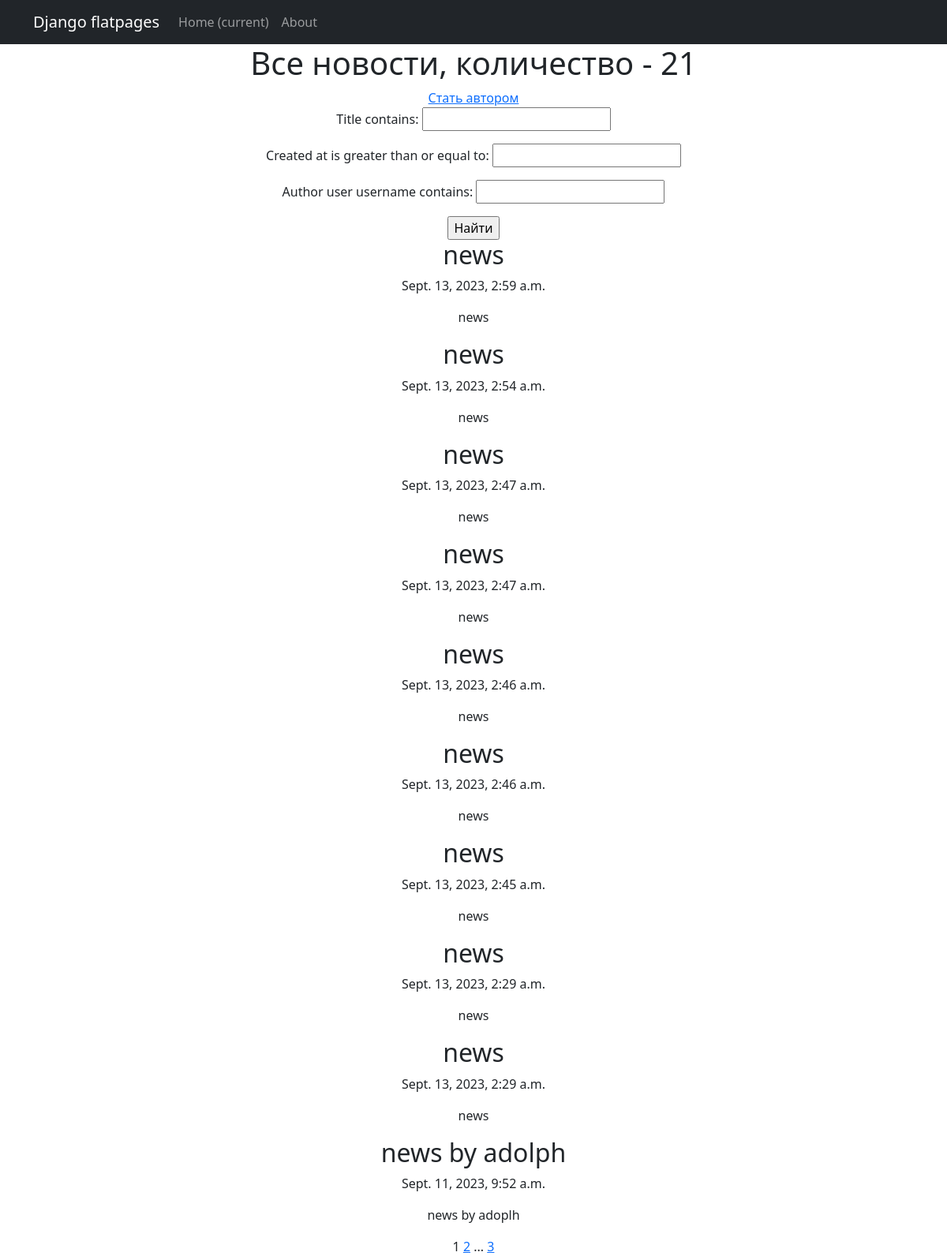
Page /news/ on the committed database.
### news/models.py (models this page shows, shortened)
class Post(models.Model):
    author = models.ForeignKey(Author, on_delete=models.CASCADE)
    post_type = models.CharField(max_length=50, choices=[('article', 'Article'), ('news', 'News')])
    created_at = models.DateTimeField(auto_now_add=True)
    categories = models.ManyToManyField(Category, through='PostCategory')
    title = models.CharField(max_length=255)
    text = models.TextField()
    rating = models.FloatField(default=0.0)

### news/views.py (the view)
# urls.py: path('news/', NewsList.as_view()),
class NewsList(ListView):
    model = Post
    template_name = 'news.html'
    context_object_name = 'news'
    paginate_by = 10
    def get_queryset(self):
        queryset = Post.objects.filter(post_type='news').order_by('-created_at')
        self.filterset = PostFilter(self.request.GET, queryset)
        return self.filterset.qs
    def get_context_data(self, **kwargs):
        context = super().get_context_data(**kwargs)
        context['filterset'] = self.filterset
        context['news_count'] = self.get_queryset().count()
        return context

### news/templatetags/custom_tags.py (called while the page is built)
@register.simple_tag(takes_context=True)
def url_replace(context, **kwargs):
   d = context['request'].GET.copy()
   for k, v in kwargs.items():
       d[k] = v
   return d.urlencode()

### news/templatetags/my_filters.py (called while the page is built)
@register.filter
def censor(value):
    unwanted_words = ["сиськижопа", "жопа", 'сиськи']
    words = value.split()
    censored_words = [word if word.lower() not in unwanted_words else '*' * len(word) for word in words]
    censored_text = ' '.join(censored_words)
    return censored_text

### templates/news.html (shortened to what this page needs)
{% extends 'flatpages/default.html' %}
{% load my_filters %}
{% load custom_tags %}
{% block content %}
<h1>Все новости, количество - {{news_count}}</h1>
<a href="{% url 'become_author' %}">Стать автором</a>
{% if news %}
   <form action="" method="get">
       {{ filterset.form.as_p }}
       <input type="submit" value="Найти" />
   </form>
{% for n in news %}
<h2>{{ n.title|censor }}</h2>
<p>{{ n.created_at}}</p>
<p>{{ n.text|truncatewords:20|censor }}</p>
{% endfor %}
{% else %}
<h2>Новостей нет!</h2>
{% endif %}
   {{ page_obj.number }}
   {% if page_obj.has_next %}
       <a href="?{% url_replace page=page_obj.next_page_number %}">{{ page_obj.next_page_number }}</a>
       {% if paginator.num_pages != page_obj.next_page_number %}
           ...
           <a href="?{% url_replace page=page_obj.paginator.num_pages %}">{{ page_obj.paginator.num_pages }}</a>
       {% endif %}
   {% endif %}
{% endblock %}

### rows in the picture
Post: title|censor "news", created_at "Sept. 13, 2023, 2:59 a.m.", text|censor "news"
Post: title|censor "news", created_at "Sept. 13, 2023, 2:54 a.m.", text|censor "news"
Post: title|censor "news", created_at "Sept. 13, 2023, 2:47 a.m.", text|censor "news"
Post: title|censor "news", created_at "Sept. 13, 2023, 2:47 a.m.", text|censor "news"
Post: title|censor "news", created_at "Sept. 13, 2023, 2:46 a.m.", text|censor "news"
Post: title|censor "news", created_at "Sept. 13, 2023, 2:46 a.m.", text|censor "news"
Post: title|censor "news", created_at "Sept. 13, 2023, 2:45 a.m.", text|censor "news"
Post: title|censor "news", created_at "Sept. 13, 2023, 2:29 a.m.", text|censor "news"
Post: title|censor "news", created_at "Sept. 13, 2023, 2:29 a.m.", text|censor "news"
Post: title|censor "news by adolph", created_at "Sept. 11, 2023, 9:52 a.m.", text|censor "news by adoplh"

### other values in the picture
{{ news_count }} "21"
{{ page_obj.number }} "1"
{{ page_obj.next_page_number }} "2"
{{ page_obj.paginator.num_pages }} "3"
